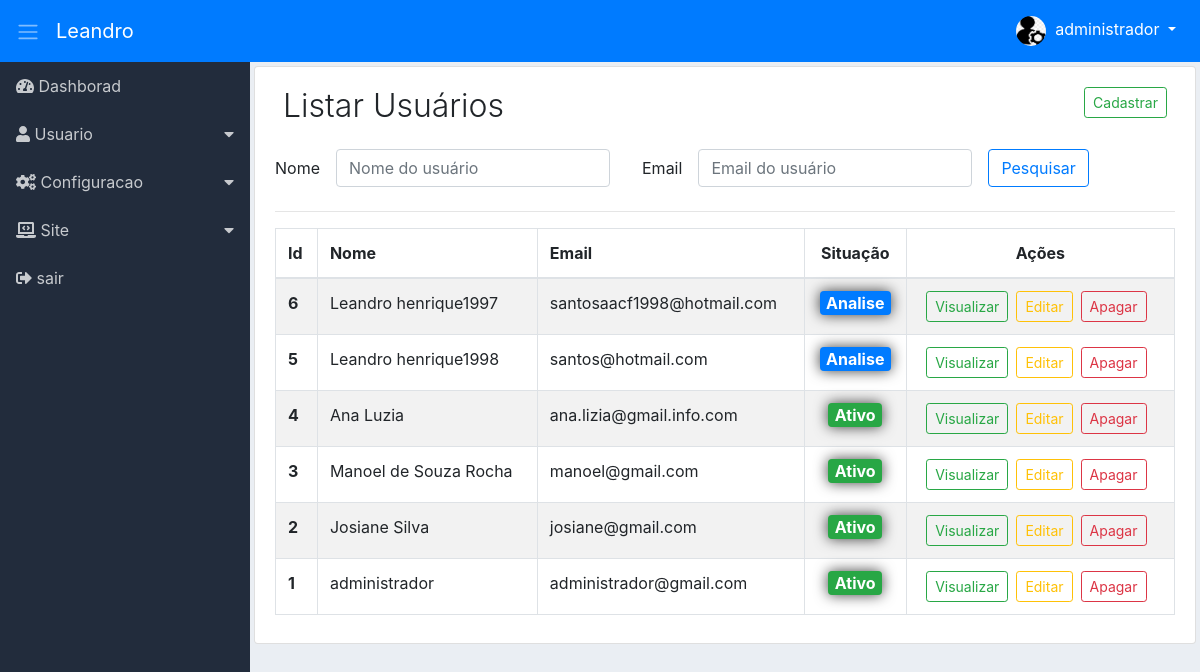
/adm/users/list-users (signed in), run on the app's committed database.
### tables this page shows
CREATE TABLE `adms_niveis_acessos_paginas` (
  `id` int(11) NOT NULL,
  `permissao` int(11) NOT NULL,
  `ordem` int(11) NOT NULL,
  `dropdown` int(11) NOT NULL DEFAULT 2,
  `lib_menu` int(11) NOT NULL DEFAULT 2,
  `adms_menu_id` int(11) NOT NULL DEFAULT 4,
  `adms_niveis_acesso_id` int(11) NOT NULL,
  `adms_pagina_id` int(11) NOT NULL,
  `created` datetime NOT NULL,
  `modified` datetime DEFAULT NULL
);

CREATE TABLE `adms_menus` (
  `id` int(11) NOT NULL,
  `nome` varchar(220) NOT NULL,
  `icone` varchar(40) NOT NULL,
  `ordem` int(11) NOT NULL,
  `adms_situacao_id` int(11) NOT NULL,
  `created` datetime NOT NULL,
  `modified` datetime DEFAULT NULL
);

CREATE TABLE `adms_usuarios` (
  `id` int(11) NOT NULL,
  `nome` varchar(220) NOT NULL,
  `apelido` varchar(220) DEFAULT NULL,
  `email` varchar(220) NOT NULL,
  `usuario` varchar(220) NOT NULL,
  `senha` varchar(220) NOT NULL,
  `recuperar_senha` varchar(220) DEFAULT NULL,
  `chave_descadastro` varchar(220) DEFAULT NULL,
  `config_email` varchar(120) DEFAULT NULL,
  `imagem` varchar(220) DEFAULT NULL,
  `adms_niveis_acesso_id` int(11) NOT NULL,
  `adms_situacao_user_id` int(11) NOT NULL,
  `created` datetime NOT NULL,
  `modified` datetime DEFAULT NULL
);

CREATE TABLE `adms_situacao` (
  `id` int(11) NOT NULL,
  `nome` varchar(40) NOT NULL,
  `adms_cor_id` int(11) NOT NULL,
  `created` datetime NOT NULL,
  `modified` datetime DEFAULT NULL
);

### adm/module/administrative/Controllers/Users.php (called while the page is built, shortened)
<?php
class Users
{
    private $dados;
    public function listUsers($pageId = null)
    {
        $this->pageId = (int) $pageId ? $pageId : 1;
        $button = [
            'cadUser' => [
                'menu_controller' => 'register-new-user',
                'menu_metodo' => 'register-info-user'],
            'viewUser' => [
                'menu_controller' => 'view-info-user',
                'menu_metodo' => 'detail-info-user'],
            'editUser' => [
                'menu_controller' => 'edit-user',
                'menu_metodo' => 'edit-info-user'],
            'deleteUser' => [
                'menu_controller' => 'delete-user',
                'menu_metodo' => 'remove-user']
        ];
        $listButton = new \Module\administrative\Models\AdmsButton();
        $this->dados['buttonAcesso'] = $listButton->validateButton($button);
        $listMenu = new \Module\administrative\Models\AdmsMenu();
        $this->dados['menu'] = $listMenu->itemMenu();
        $listInfoUsers = new \Module\administrative\Models\AdmsListUsers();
        $this->dados['listUser'] = $listInfoUsers->listUsers($this->pageId);
        $this->dados['pagination'] = $listInfoUsers->getResultPage();
        $loadView = new \Config\ConfigView("administrative/Views/user/listUsers", $this->dados);
        $loadView->renderView();
    }
}

### adm/module/administrative/Models/helper/AdmsRead.php (called while the page is built, shortened)
<?php
class AdmsRead extends AdmsConn
{
    private $select;
    private $values;
    private $result;
    private $query;
    function getResult()
    {
        return $this->result;
    }
    public function fullRead($query, $parseString = null)
    {
        $this->select = (string) $query;
        if (!empty($parseString)) {
            parse_str($parseString, $this->values);
        }
        $this->exeInstruction();
    }
    private function exeInstruction()
    {
        $this->conection();
        try {
            $this->getInstruction();
            $this->query->execute();
            $this->result = $this->query->fetchAll();
        } catch (Exception $exc) {
            $this->result = null;
        }
    }
    private function conection()
    {
        $this->conn = parent::getConn();
        $this->query = $this->conn->prepare($this->select);
        $this->query->setFetchMode(PDO::FETCH_ASSOC);
    }
    private function getInstruction()
    {
        if ($this->values) {
            foreach ($this->values as $Link => $Valor) {
                if ($Link == 'limit' || $Link == 'offset') {
                    $Valor = (int) $Valor;
                }
                $this->query->bindValue(":{$Link}", $Valor,
                        (is_int($Valor) ? PDO::PARAM_INT : PDO::PARAM_STR));
            }
        }
    }
}

### adm/module/administrative/Models/helper/AdmsConn.php (called while the page is built, shortened)
<?php
class AdmsConn
{
    public static $host = HOST;
    public static $Uuser = USER;
    public static $pass = PASS;
    public static $dbname = DBNAME;
    private static $connect = null;
    private static function connect()
    {
        try {
            if (self::$connect == null) {
                self::$connect = new PDO('mysql:host=' .self::$host . ';dbname='
                . self::$dbname, self::$Uuser, self::$pass);
            }
        } catch (Exception $exc) {
            echo 'mensagem: ' . $exc->getMessage();
            die;
        }
        return self::$connect;
    }
    public function getConn()
    {
        return self::connect();
    }
}

### adm/module/administrative/Models/AdmsMenu.php (called while the page is built, shortened)
<?php
class AdmsMenu
{
    public function itemMenu()
    {
        $listMenu = new \Module\administrative\Models\helper\AdmsRead();
        $listMenu->fullRead(
                "SELECT
                    nivpg.dropdown,
                    men.id id_menu,
                    men.nome nome_menu,
                    men.icone icone_menu,
                    pg.id id_pg,
                    pg.menu_controller pg_controller,
                    pg.menu_metodo pg_metodo,
                    pg.nome_pagina pg_nome,
                    pg.icone pg_icon
                FROM
                    adms_niveis_acessos_paginas nivpg
                INNER JOIN
                    adms_menus men
                    ON men.id = nivpg.adms_menu_id
                INNER JOIN
                    adms_paginas pg
                    ON pg.id = nivpg.adms_pagina_id
                WHERE
                    nivpg.adms_niveis_acesso_id =:adms_niveis_acesso_id
                    AND nivpg.permissao =:permissao
                    AND nivpg.lib_menu =:lib_menu
                ORDER BY
                    men.ordem, nivpg.ordem ASC",
                "adms_niveis_acesso_id=" . $_SESSION['userAccessLevel'] . "&permissao=1&lib_menu=1");
        $this->result = $listMenu->getResult();
        return $this->result;
    }
}

### adm/module/administrative/Models/AdmsListUsers.php (called while the page is built, shortened)
<?php
class AdmsListUsers
{
    private $limitResult = 10;
    public function listUsers($pageId = null)
    {
        $this->pageId = (int) $pageId;
        $pagination = new \Module\administrative\Models\helper\AdmsPagination(
                URLADM . 'users/list-users');
        $pagination->condition($this->pageId, $this->limitResult);
        $pagination->pagination(
                "SELECT COUNT(user.id) numResult
                FROM
                    adms_usuarios user
                INNER JOIN
                    adms_niveis_acessos nivac
                    ON nivac.id = user.adms_niveis_acesso_id
                WHERE
                    nivac.ordem >=:ordem",
                "ordem=" . $_SESSION['userOrdemAcesso']);
        $listuser = new \Module\administrative\Models\helper\AdmsRead();
        $listuser->fullRead(
                "SELECT
                    user.id,
                    user.nome,
                    user.email,
                    sit.nome situacaoUser,
                    cr.cor
                FROM
                    adms_usuarios user
                INNER JOIN
                    adms_situacao sit
                    ON sit.id = user.adms_situacao_user_id
                INNER JOIN
                    adms_cors cr
                    ON cr.id = sit.adms_cor_id
                INNER JOIN
                    adms_niveis_acessos nivac
                    ON nivac.id = user.adms_niveis_acesso_id
                WHERE
                    nivac.ordem >=:ordem
                ORDER BY id DESC
                LIMIT :limit
                OFFSET :offset",
                "ordem=" . $_SESSION['userOrdemAcesso']
                . "&limit={$this->limitResult}&offset={$pagination->getOffSet()}");
        $this->result = $listuser->getResult();
        return $this->result;
    }
}

### adm/module/administrative/Models/helper/AdmsPagination.php (called while the page is built, shortened)
<?php
class AdmsPagination
{
    private $limitResult;
    private $offSet;
    private $result;
    function getResult()
    {
        return $this->result;
    }
    function getOffSet()
    {
        return $this->offSet;
    }
    public function condition($page, $limitResult)
    {
        $this->page = (int) $page ? $page : 1;
        $this->limitResult = (int) $limitResult;
        $this->offSet = ($this->page * $this->limitResult) - $this->limitResult;
    }
    public function pagination($query, $parseString = null)
    {
        $this->query = (string) $query;
        $this->parseString = (string) $parseString;
        $count = new \Module\administrative\Models\helper\AdmsRead();
        $count->fullRead($this->query, $this->parseString);
        $this->resultDb = $count->getResult();
        if ($this->resultDb[0]['numResult'] > $this->limitResult) {
            $this->instructionPagination();
        } else {
            $this->result = null;
        }
    }
}

### adm/module/administrative/Views/user/listUsers.php (the view, shortened to what this page needs)
<div class="content p-1">
    <div class="list-group-item">
        <div class="d-flex">
            <div class="mr-auto p-2">
                <h2 class="display-4 titulo">Listar Usuários</h2>
            </div>
            <?php
            if ($this->dados['buttonAcesso']['cadUser']) {
                echo "<a href='" . URLADM . "register-new-user/register-info-user'>
                    <div class='p-2'>
                        <button class='btn btn-outline-success btn-sm'>Cadastrar</button>
                    </div>
                </a>";
            }
            ?>
        </div>
        <form class="form-inline"
              method="POST"
              action="<?php echo URLADM . 'search-user/list-users-searched' ?>">
            <div class="form-group">
                <label>Nome</label>
                <input type="text"
                       name="nome"
                       id="nome"
                       class="form-control mx-sm-3"
                       placeholder="Nome do usuário">
            </div>
            <div class="form-group ml-3">
                <label>Email</label>
                <input type="text"
                       name="email"
                       id="nome"
                       class="form-control mx-sm-3"
                       placeholder="Email do usuário">
            </div>
            <input name="searchUserRegistration"
                   type="submit"
                   class="btn btn-outline-primary my-2"
                   value="Pesquisar">
        </form>
        <hr>
        <div class="table-responsive">
            <table class="table table-hover table-striped table-bordered">
                <thead>
                    <tr>
                        <th>Id</th>
                        <th>Nome</th>
                        <th class="d-none d-sm-table-cell">Email</th>
                        <th class="d-none d-lg-table-cell text-center">Situação</th>
                        <th class="text-center">Ações</th>
                    </tr>
                </thead>
                <tbody>
                    <?php
                    foreach ($this->dados['listUser'] as $users) {
                        extract($users);
                        ?>
                        <tr>
                            <th><?php echo $id; ?></th>
                            <td><?php echo $nome; ?></td>
                            <td class="d-none d-sm-table-cell"><?php echo $email ?></td>
                            <td class="d-none d-lg-table-cell text-center">
                                <span class="badge badge-<?php echo $cor; ?>">
                                    <?php echo $situacaoUser; ?>
                                </span>
                            </td>
                            <td class="text-center">
                                <span class="d-none d-md-block">
                                    <?php
                                    if ($this->dados['buttonAcesso']['viewUser']) {
                                        echo "<a href='" . URLADM . "view-info-user/detail-info-user/$id'
                                            class='btn btn-outline-success btn-sm mr-2'>Visualizar
                                         </a>";
                                    }
                                    if ($this->dados['buttonAcesso']['editUser']) {
                                        echo "<a href='" . URLADM . "edit-user/edit-info-user/$id'
                                            class='btn btn-outline-warning btn-sm mr-2'>Editar
                                         </a>";
                                    }
                                    if ($this->dados['buttonAcesso']['deleteUser']) {
                                        echo "<a href='" . URLADM . "delete-user/remove-user/$id'
                                            class='btn btn-outline-danger btn-sm mr-2'
                                            data-confirm='Tem certeza que deseja apagar usuário ?'>
                                             Apagar
                                         </a>";
                                    }
                                    ?>
                                </span>
                            </td>
                        </tr>
                        <?php
                    }
                    ?>
                </tbody>
            </table>
        </div>
    </div>
</div>
</div>

### adm/module/administrative/Views/include/sidebar.php (shortened to what this page needs)
<div class="d-flex bd-highlight">
<nav class="sidebar">
    <ul class="list-unstyled">
        <?php
        $contDropdown = 0;
        $controDropFech = 0;
        foreach ($this->dados['menu'] as $menu) {
            extract($menu);
            if ($dropdown == 1) {
                if ($contDropdown != $id_menu) {
                    if (($controDropFech == 1) && ($contDropdown != 0)) {
                        echo "</ul></li>";
                        $controDropFech = 0;
                    }
                    echo "<li>
                        <a href='#submenu" . $id_menu . "' data-toggle='collapse'>
                            <i class='" . $icone_menu . "'></i> " . $nome_menu . "
                        </a>
                        <ul class='list-unstyled collapse' id='submenu" . $id_menu . "'>";
                    $contDropdown = $id_menu;
                }
                $controDropFech = 1;
            } else {
                if ($controDropFech == 1) {
                    echo "</ul></li>";
                    $controDropFech = 0;
                }
                echo "<li>
                        <a href='" . URLADM . $pg_controller . "/" . $pg_metodo . "'>
                        <i class='" . $icone_menu . "'></i> " . $nome_menu . "</a>
                    </li>";
            }
        }
        ?>
    </ul>
</nav>

### adm/assets/css/dashboard.css (style rules this page uses)
body { background-color: #EAEEF3; }
.sidebar { background-color: #222C3C; min-width: 250px; max-width: 250px; min-height: calc(100vh - 56px); transition: all 0.3s; }
.sidebar ul li a { display: block; padding: 0.75rem 1rem; color: #C7CACE; text-decoration: none; }
.sidebar [data-toggle="collapse"] { position: relative; }
.sidebar [data-toggle="collapse"]:before { content: "\f0d7"; font-family: "Font Awesome 5 Free"; font-weight: 900; position: absolute; right: 1rem; }
.content { width: 100%; }
.titulo { font-size: 2.0rem !important; }
.badge { box-shadow: 0 0 14px 0 rgba(0, 0, 0, 0.75); font-size: 16px !important; }

### data on the page
adms_niveis_acessos_paginas: adms_menu.nome "Dashborad"
adms_niveis_acessos_paginas: adms_menu.nome "Usuario"
adms_niveis_acessos_paginas: adms_menu.nome "Configuracao"
adms_niveis_acessos_paginas: adms_menu.nome "Site"
adms_niveis_acessos_paginas: adms_menu.nome "sair"
adms_usuarios: id "6", nome "Leandro henrique1997", email "santosaacf1998@hotmail.com", adms_situacao.nome "Analise"
adms_usuarios: id "5", nome "Leandro henrique1998", email "santos@hotmail.com", adms_situacao.nome "Analise"
adms_usuarios: id "4", nome "Ana Luzia", email "ana.lizia@gmail.info.com", adms_situacao.nome "Ativo"
adms_usuarios: id "3", nome "Manoel de Souza Rocha", email "manoel@gmail.com", adms_situacao.nome "Ativo"
adms_usuarios: id "2", nome "Josiane Silva", email "josiane@gmail.com", adms_situacao.nome "Ativo"
adms_usuarios: id "1", nome "administrador", email "administrador@gmail.com", adms_situacao.nome "Ativo"

### other printed values
$nomeUser[0] "administrador"
